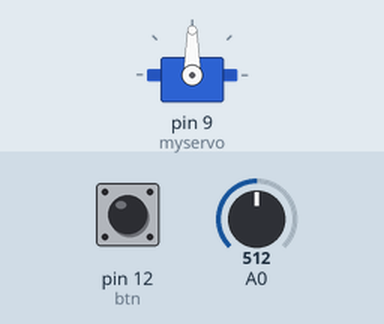
The sketch below on a simulated Arduino Uno, built with avr-gcc and run on an emulated ATmega328P. On the bench: servo. The inputs (shaded band) are chosen by the test bench; at power-on: pin 12 (btn) LOW, A0 = 512.

Above: at 1.2 s.
1.3 s: pin 12 (btn) pulled HIGH for 0.15 s
At 1.6 s:
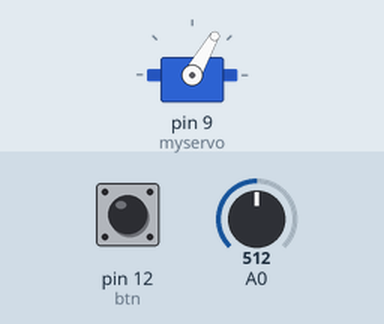
Timing chart, 0 to 4.3 s (numbered marks = the images above; inputs shaded):
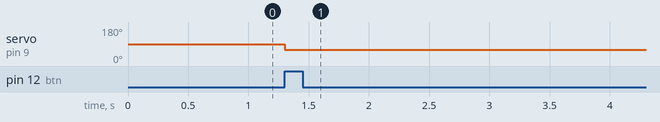

The sketch:

servoResisBtn.ino
```cpp
#include <Servo.h>

Servo myservo;

int btn = 12;

void setup() {
  myservo.attach(9);
  pinMode(12,INPUT);
}

void loop() {
  if(digitalRead(btn)==HIGH) {
  int val = analogRead(A0);
  int rad = map(val, 0, 1023, 0, 120);
  myservo.write(rad);
  delay(15);
  }

}
```

Measured:
- after the input at 1.3 s, servo on pin 9 (myservo): 90° → 60° at once
